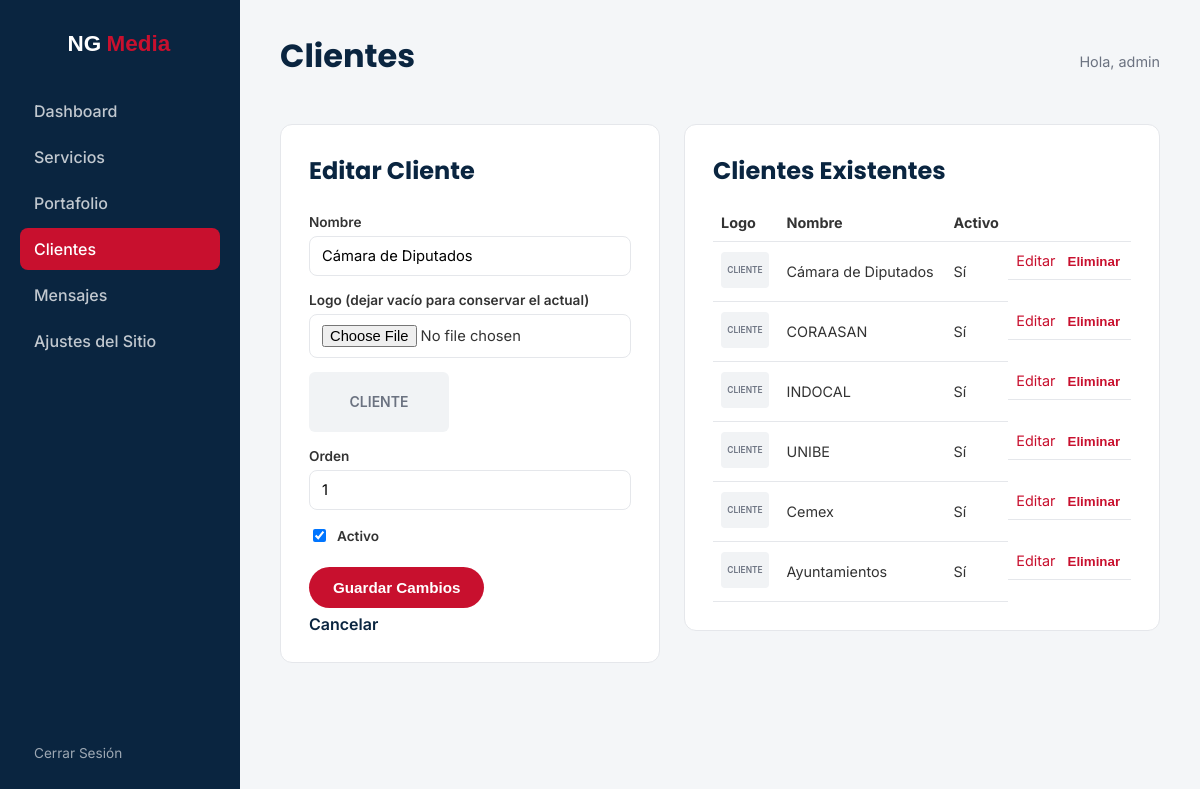
Screenshot of /admin/clients.php?edit=1 (signed in) with the database file from the repository.
### tables this page shows
CREATE TABLE IF NOT EXISTS clients (
    id INT UNSIGNED AUTO_INCREMENT PRIMARY KEY,
    name VARCHAR(150) NOT NULL,
    logo_path VARCHAR(255) NOT NULL,
    sort_order INT UNSIGNED NOT NULL DEFAULT 0,
    active TINYINT(1) NOT NULL DEFAULT 1
);

### includes/functions.php (called while the page is built, shortened)
<?php
function e(?string $value): string
{
    return htmlspecialchars($value ?? '', ENT_QUOTES, 'UTF-8');
}

### admin/clients.php (the view, shortened to what this page needs)
<?php
require __DIR__ . '/auth.php';
$clients = $pdo->query('SELECT * FROM clients ORDER BY sort_order ASC, id ASC')->fetchAll();
$editItem = null;
if (!empty($_GET['edit'])) {
    $stmt = $pdo->prepare('SELECT * FROM clients WHERE id = :id');
    $stmt->execute(['id' => $_GET['edit']]);
    $editItem = $stmt->fetch() ?: null;
}
require __DIR__ . '/includes/admin-header.php';
?>
<div class="admin-grid">
    <div class="admin-card">
        <h2><?= $editItem ? 'Editar Cliente' : 'Nuevo Cliente' ?></h2>
        <form method="post" class="admin-form" enctype="multipart/form-data">
            <label for="name">Nombre</label>
            <input type="text" id="name" name="name" required value="<?= e($editItem['name'] ?? '') ?>">
            <label for="logo">Logo <?= $editItem ? '(dejar vacío para conservar el actual)' : '' ?></label>
            <input type="file" id="logo" name="logo" accept="image/jpeg,image/png,image/webp">
            <?php if ($editItem): ?><img src="../<?= e($editItem['logo_path']) ?>" alt="" class="admin-thumb"><?php endif; ?>
            <label for="sort_order">Orden</label>
            <input type="number" id="sort_order" name="sort_order" value="<?= e((string)($editItem['sort_order'] ?? 0)) ?>">
            <label class="checkbox-label">
                <input type="checkbox" name="active" <?= ($editItem['active'] ?? 1) ? 'checked' : '' ?>> Activo
            </label>
            <button type="submit" class="btn btn-accent"><?= $editItem ? 'Guardar Cambios' : 'Crear Cliente' ?></button>
            <?php if ($editItem): ?><a href="clients.php" class="btn-link">Cancelar</a><?php endif; ?>
        </form>
    </div>
    <div class="admin-card">
        <h2>Clientes Existentes</h2>
        <table class="admin-table">
            <thead><tr><th>Logo</th><th>Nombre</th><th>Activo</th><th></th></tr></thead>
            <tbody>
            <?php foreach ($clients as $client): ?>
                <tr>
                    <td><img src="../<?= e($client['logo_path']) ?>" alt="" class="admin-thumb-sm"></td>
                    <td><?= e($client['name']) ?></td>
                    <td><?= $client['active'] ? 'Sí' : 'No' ?></td>
                    <td class="table-actions">
                        <a href="clients.php?edit=<?= (int) $client['id'] ?>">Editar</a>
                        <form method="post" onsubmit="return confirm('¿Eliminar este cliente?');">
                            <button type="submit" class="btn-link-danger">Eliminar</button>
                        </form>
                    </td>
                </tr>
            <?php endforeach; ?>
            </tbody>
        </table>
    </div>
</div>
<?php require __DIR__ . '/includes/admin-footer.php'; ?>

### assets/css/admin.css (style rules this page uses)
:root { --color-primary: #0A2540; --color-primary-light: #123a5e; --color-accent: #C8102E; --color-accent-dark: #9c0c23; --color-success: #1F8A5C; --color-bg: #F4F6F8; --color-text: #333333; --color-text-light: #6b7280; --color-border: #e5e7eb; --radius: 12px; }
* { box-sizing: border-box; }
body { margin: 0; font-family: 'Inter', sans-serif; color: var(--color-text); background: var(--color-bg); }
h1, h2 { font-family: 'Poppins', sans-serif; color: var(--color-primary); margin: 0 0 16px; }
a { color: var(--color-accent); text-decoration: none; }
.btn { display: inline-flex; align-items: center; justify-content: center; padding: 12px 24px; border-radius: 999px; font-weight: 600; border: none; cursor: pointer; font-size: 0.95rem; }
.btn-accent { background: var(--color-accent); color: #fff; }
.btn-link { background: none; border: none; color: var(--color-primary); cursor: pointer; font-weight: 600; padding: 0; }
.btn-link-danger { background: none; border: none; color: var(--color-accent); cursor: pointer; font-weight: 600; padding: 0; }
.admin-grid { display: grid; grid-template-columns: 380px 1fr; gap: 24px; align-items: start; }
.admin-card { background: #fff; border-radius: var(--radius); padding: 28px; border: 1px solid var(--color-border); }
.admin-form { display: grid; gap: 6px; }
.admin-form label { font-weight: 600; font-size: 0.85rem; margin-top: 10px; }
.admin-form input[type=text], .admin-form input[type=number], .admin-form input[type=file], .admin-form select, .admin-form textarea { width: 100%; padding: 10px 12px; border-radius: 8px; border: 1px solid var(--color-border); font-family: inherit; font-size: 0.92rem; }
.checkbox-label { display: flex; align-items: center; gap: 8px; font-weight: 500; }
.admin-form .btn { margin-top: 16px; width: fit-content; }
.admin-thumb { height: 60px; margin-top: 8px; border-radius: 6px; object-fit: cover; }
.admin-table { width: 100%; border-collapse: collapse; }
.admin-table th, .admin-table td { text-align: left; padding: 10px 8px; border-bottom: 1px solid var(--color-border); font-size: 0.9rem; }
.admin-thumb-sm { height: 36px; width: 48px; object-fit: cover; border-radius: 4px; }
.table-actions { display: flex; gap: 12px; align-items: center; }
.table-actions form { display: inline; }

### rows the page displays
clients: name "Cámara de Diputados", logo_path (placeholder picture), sort_order "1", active "☑", shows "Sí"
clients: logo_path (placeholder picture), name "CORAASAN", active "Sí"
clients: logo_path (placeholder picture), name "INDOCAL", active "Sí"
clients: logo_path (placeholder picture), name "UNIBE", active "Sí"
clients: logo_path (placeholder picture), name "Cemex", active "Sí"
clients: logo_path (placeholder picture), name "Ayuntamientos", active "Sí"

### other values shown
$label "Dashboard"
$label "Servicios"
$label "Portafolio"
$label "Clientes"
$label "Mensajes"
$label "Ajustes del Sitio"
$pageTitle "Clientes"
$_SESSION['admin_username'] "admin"
